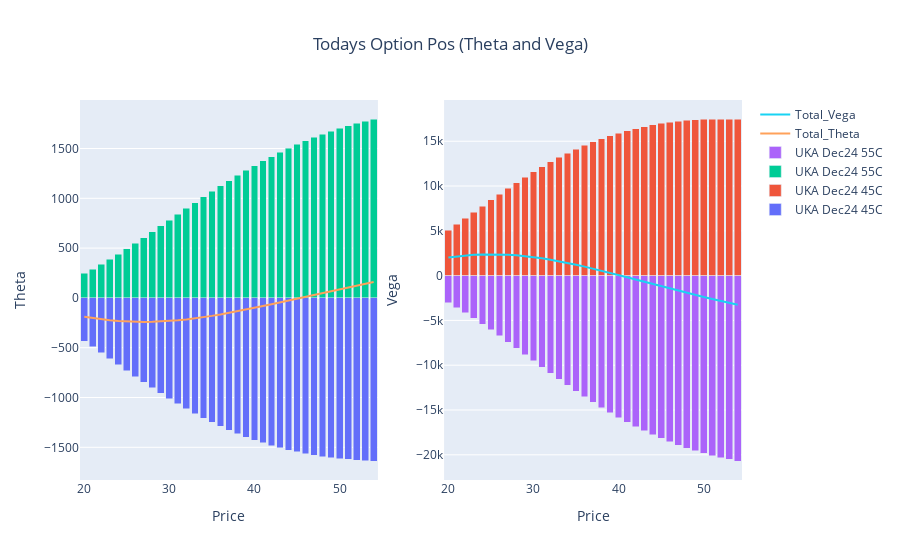

The cell this chart's notebook holds for it:
### Code cell
fig_t = go.Figure()
for i in list(t)[1:-1]:
    fig_t.add_trace(go.Bar(x=t.Price, y=t[i], name=i, base=0))

fig_t.add_trace(go.Scatter(x=t.Price, y=t.Option_Theta, mode='lines', name='Total_Theta'))


#~~~~~~~~~~~~~~~~~~~~~~~~~~~~~~~~~~~~~~~~~~~~~~~~~~~~~~~~~~~~~~~~~~~~~~~~~~~~~~~~~
fig_v = go.Figure()
for i in list(v)[1:-1]:
    fig_v.add_trace(go.Bar(x=v.Price, y=v[i], name=i, base=0))

fig_v.add_trace(go.Scatter(x=v.Price, y=v.Option_Vega, mode='lines', name='Total_Vega'))

#~~~~~~~~~~~~~~~~~~~~~~~~~~~~~~~~~~~~~~~~~~~~~~~~~~~~~~~~~~~~~~~~~~~~~~~~~~~~~~~~
fig = make_subplots(rows=1, cols=2)
for i in range(0,len(fig_p.data)):
    fig.add_trace(fig_t.data[i], row=1, col=1)
    fig.add_trace(fig_v.data[i], row=1, col=2)
    
fig.update_layout(title={'text': 'Todays Option Pos (Theta and Vega)','x': 0.5,'xanchor': 'center'}, barmode='stack')

fig.update_xaxes(title_text="Price", row=1, col=1)
fig.update_yaxes(title_text="Theta", row=1, col=1)
fig.update_xaxes(title_text="Price", row=1, col=2)
fig.update_yaxes(title_text="Vega", row=1, col=2)    
fig.show()

### Figure 1 — Plotly figure (JSON) as saved in the notebook; plotly's stock layout.template omitted (floating-point values rounded to 4 significant figures)
{"data": [{"base": 0, "name": "UKA Dec24 45C", "type": "bar", "x": [20, 21, 22, 23, 24, 25, 26, 27, 28, 29, 30, 31, 32, 33, 34, 35, 36, 37, 38, 39, 40, 41, 42, 43, 44, 45, 46, 47, 48, 49, 50, 51, 52, 53, 54], "xaxis": "x", "y": [-433.9, -491.6, -550.6, -610.3, -670.2, -729.9, -789.0, -847.2, -904.2, -959.6, -1013.0, -1065.0, -1115.0, -1162.0, -1207.0, -1250.0, -1291.0, -1328.0, -1364.0, -1397.0, -1428.0, -1456.0, -1482.0, -1506.0, -1527.0, -1547.0, -1564.0, -1579.0, -1593.0, -1604.0, -1614.0, -1622.0, -1629.0, -1634.0, -1637.0], "yaxis": "y"}, {"base": 0, "name": "UKA Dec24 45C", "type": "bar", "x": [20, 21, 22, 23, 24, 25, 26, 27, 28, 29, 30, 31, 32, 33, 34, 35, 36, 37, 38, 39, 40, 41, 42, 43, 44, 45, 46, 47, 48, 49, 50, 51, 52, 53, 54], "xaxis": "x2", "y": [5074.0, 5737.0, 6412.0, 7092.0, 7771.0, 8445.0, 9108.0, 9758.0, 10390.0, 11000.0, 11590.0, 12150.0, 12690.0, 13190.0, 13670.0, 14120.0, 14540.0, 14930.0, 15280.0, 15610.0, 15910.0, 16180.0, 16420.0, 16630.0, 16820.0, 16980.0, 17120.0, 17230.0, 17330.0, 17390.0, 17440.0, 17470.0, 17480.0, 17480.0, 17450.0], "yaxis": "y2"}, {"base": 0, "name": "UKA Dec24 55C", "type": "bar", "x": [20, 21, 22, 23, 24, 25, 26, 27, 28, 29, 30, 31, 32, 33, 34, 35, 36, 37, 38, 39, 40, 41, 42, 43, 44, 45, 46, 47, 48, 49, 50, 51, 52, 53, 54], "xaxis": "x", "y": [245.4, 289.4, 336.5, 386.4, 438.6, 492.8, 548.7, 605.8, 663.9, 722.6, 781.4, 840.3, 898.8, 956.7, 1014.0, 1070.0, 1125.0, 1178.0, 1230.0, 1280.0, 1328.0, 1375.0, 1419.0, 1462.0, 1503.0, 1541.0, 1578.0, 1612.0, 1644.0, 1675.0, 1703.0, 1729.0, 1753.0, 1776.0, 1796.0], "yaxis": "y"}, {"base": 0, "name": "UKA Dec24 55C", "type": "bar", "x": [20, 21, 22, 23, 24, 25, 26, 27, 28, 29, 30, 31, 32, 33, 34, 35, 36, 37, 38, 39, 40, 41, 42, 43, 44, 45, 46, 47, 48, 49, 50, 51, 52, 53, 54], "xaxis": "x2", "y": [-3045.0, -3585.0, -4161.0, -4769.0, -5404.0, -6061.0, -6736.0, -7423.0, -8119.0, -8819.0, -9520.0, -10220.0, -10910.0, -11580.0, -12250.0, -12900.0, -13530.0, -14140.0, -14740.0, -15300.0, -15850.0, -16360.0, -16860.0, -17320.0, -17760.0, -18170.0, -18560.0, -18910.0, -19250.0, -19550.0, -19830.0, -20080.0, -20310.0, -20510.0, -20690.0], "yaxis": "y2"}, {"mode": "lines", "name": "Total_Theta", "type": "scatter", "x": [20, 21, 22, 23, 24, 25, 26, 27, 28, 29, 30, 31, 32, 33, 34, 35, 36, 37, 38, 39, 40, 41, 42, 43, 44, 45, 46, 47, 48, 49, 50, 51, 52, 53, 54], "xaxis": "x", "y": [-188.5, -202.2, -214.1, -223.9, -231.6, -237.1, -240.3, -241.4, -240.3, -237.0, -231.8, -224.8, -215.9, -205.5, -193.6, -180.4, -166.0, -150.6, -134.3, -117.2, -99.48, -81.27, -62.66, -43.78, -24.72, -5.563, 13.59, 32.67, 51.6, 70.32, 88.76, 106.9, 124.7, 142.0, 158.9], "yaxis": "y"}, {"mode": "lines", "name": "Total_Vega", "type": "scatter", "x": [20, 21, 22, 23, 24, 25, 26, 27, 28, 29, 30, 31, 32, 33, 34, 35, 36, 37, 38, 39, 40, 41, 42, 43, 44, 45, 46, 47, 48, 49, 50, 51, 52, 53, 54], "xaxis": "x2", "y": [2029.0, 2152.0, 2251.0, 2323.0, 2367.0, 2384.0, 2373.0, 2335.0, 2270.0, 2181.0, 2069.0, 1935.0, 1781.0, 1609.0, 1421.0, 1219.0, 1005.0, 780.9, 548.1, 308.4, 63.62, -184.9, -435.6, -687.2, -938.5, -1188.0, -1436.0, -1680.0, -1920.0, -2156.0, -2385.0, -2609.0, -2826.0, -3037.0, -3240.0], "yaxis": "y2"}], "layout": {"barmode": "stack", "title": {"text": "Todays Option Pos (Theta and Vega)", "x": 0.5, "xanchor": "center"}, "xaxis": {"anchor": "y", "domain": [0, 0.45], "title": {"text": "Price"}}, "xaxis2": {"anchor": "y2", "domain": [0.55, 1], "title": {"text": "Price"}}, "yaxis": {"anchor": "x", "domain": [0, 1], "title": {"text": "Theta"}}, "yaxis2": {"anchor": "x2", "domain": [0, 1], "title": {"text": "Vega"}}}}
